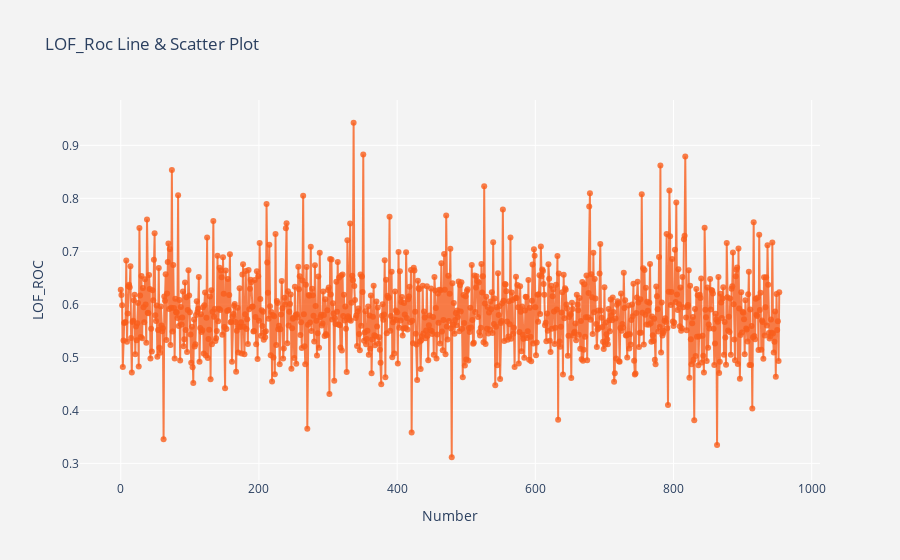

Here is the notebook cell this chart was saved with:
### Code cell
# 可视化展示
x_ = [x for x in range(len(lof_roc))]
trace = go.Scatter(x = x_, y = lof_roc, mode = "lines + markers", name = "LOF_ROC",
                   marker = dict(color='rgba(249, 94, 28, 0.8)', size=6),
                  )
data = [trace]
layout = dict(title = 'LOF_Roc Line & Scatter Plot',
              xaxis = dict(title='Number', ticklen=5, zeroline=False, zerolinewidth=1, gridcolor="white"),
              yaxis = dict(title='LOF_ROC', ticklen= 5, zeroline= False, zerolinewidth=1, gridcolor="white",),
              paper_bgcolor='rgb(243, 243, 243)',
              plot_bgcolor='rgb(243, 243, 243)' )
fig = dict(data=data, layout=layout)
iplot(fig)

### Figure 1 — Plotly figure (JSON) as saved in the notebook; plotly's stock layout.template omitted (floating-point values rounded to 4 significant figures; data arrays with more than 128 entries replaced by an {"elided": "..."} marker saying what was removed)
{"data": [{"marker": {"color": "rgba(249, 94, 28, 0.8)", "size": 6}, "mode": "lines+markers", "name": "LOF_ROC", "type": "scatter", "x": {"elided": "954 int values"}, "y": {"elided": "954 float values"}}], "layout": {"paper_bgcolor": "rgb(243, 243, 243)", "plot_bgcolor": "rgb(243, 243, 243)", "title": {"text": "LOF_Roc Line & Scatter Plot"}, "xaxis": {"gridcolor": "white", "ticklen": 5, "title": {"text": "Number"}, "zeroline": false, "zerolinewidth": 1}, "yaxis": {"gridcolor": "white", "ticklen": 5, "title": {"text": "LOF_ROC"}, "zeroline": false, "zerolinewidth": 1}}}
